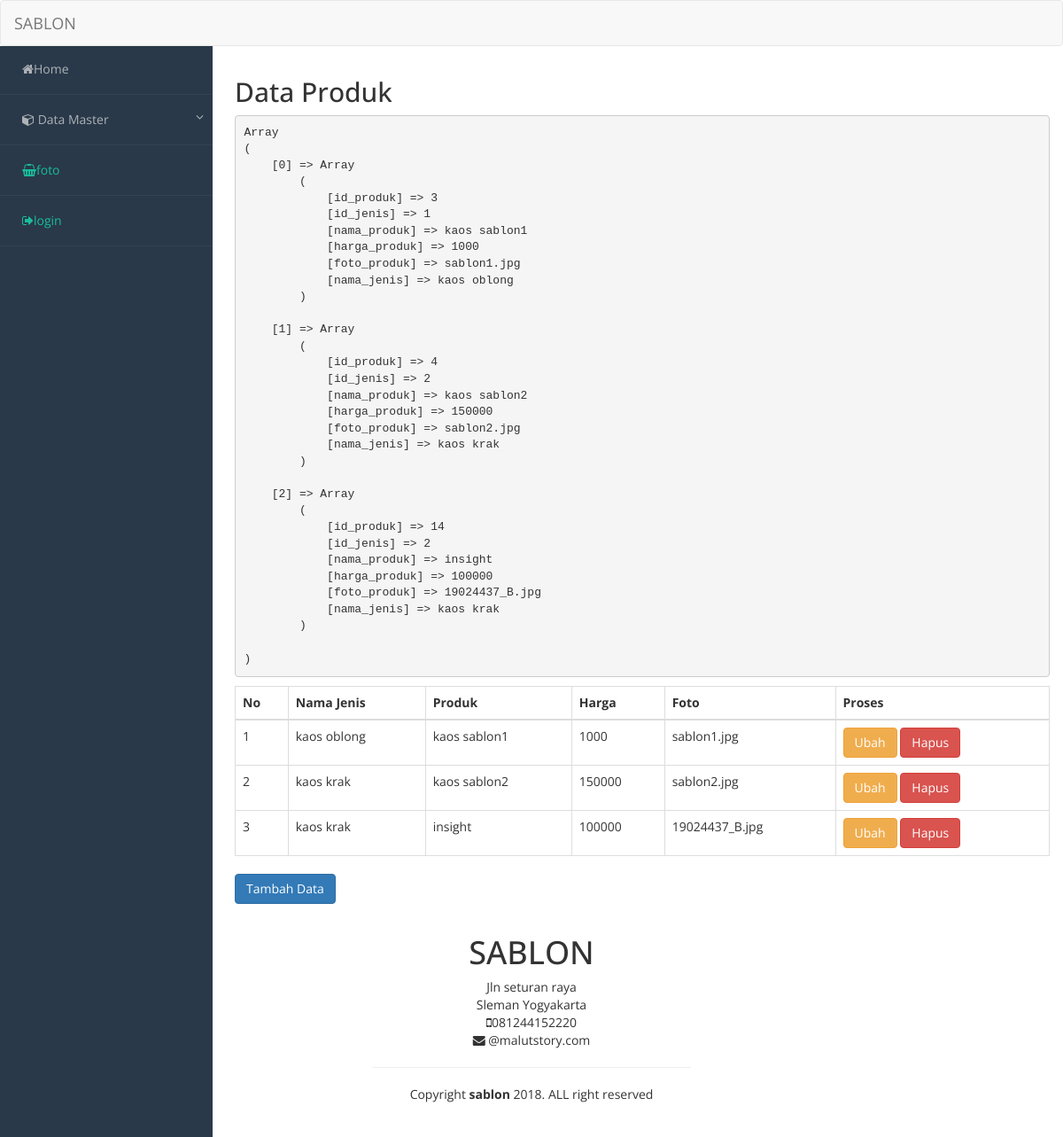
Page /webtcc-sablon_IT/sablon_IT/admin/index.php?halaman=produk on the committed database.
### tables this page shows
CREATE TABLE `produk` (
  `id_produk` int(5) NOT NULL,
  `id_jenis` int(5) NOT NULL,
  `nama_produk` varchar(50) NOT NULL,
  `harga_produk` int(11) NOT NULL,
  `foto_produk` varchar(200) NOT NULL
);

CREATE TABLE `jenis` (
  `id_jenis` int(5) NOT NULL,
  `nama_jenis` varchar(50) NOT NULL
);

### webtcc-sablon_IT/sablon_IT/config/koneksi.php (called while the page is built, shortened)
<?php
$mysqli = new  mysqli("127.0.0.1","root","","kaos_sablonit");
class produk
{
	public $koneksi;
	function __construct($mysqli)
	{
		$this->koneksi = $mysqli;
	}
	function tampil_produk()
	{
		$ambil = $this->koneksi->query("SELECT * FROM produk JOIN jenis ON produk.id_jenis=jenis.id_jenis");
		while($pecah = $ambil->fetch_assoc())
		{
			$semuadata[] = $pecah;
		}
		return $semuadata;
	}
}
$produk = new produk($mysqli);
 ?>

### webtcc-sablon_IT/sablon_IT/admin/produk/tampilproduk.php (the view)
<h2>Data Produk</h2>
<?php
$semuaproduk = $produk->tampil_produk();
echo "<pre>";
print_r($semuaproduk);
echo "</pre>";
 ?>
 <table class="table table-bordered">
 	<thead>
 		<tr>
 			<th>No</th>
 			<th>Nama Jenis</th>
 			<th>Produk</th>
 			<th>Harga</th>
 			<th>Foto</th>
 			<th>Proses</th>
 		</tr>
 	</thead>
 	<tbody>
 		<?php foreach ($semuaproduk as $key => $value): ?>
 		<tr>
 			<td><?php echo $key+1; ?></td>
 			<td><?php echo $value["nama_jenis"]; ?></td>
 			<td><?php echo $value["nama_produk"]; ?></td>
 			<td><?php echo $value["harga_produk"]; ?></td>
 			<td><?php echo $value["foto_produk"]; ?></td>
 			<td>
 				<a href="index.php?halaman=ubahproduk&id=<?php echo $value['id_produk'] ;?>" class="btn btn-warning">Ubah</a>
 				<a href="index.php?halaman=hapusproduk&id=<?php echo $value['id_produk']; ?>" class="btn btn-danger">Hapus</a>
 			</td>
 		</tr>
 	<?php endforeach ?>
 	</tbody>
 </table>
 <a href="index.php?halaman=tambahproduk" class="btn btn-primary">Tambah Data</a>

### webtcc-sablon_IT/sablon_IT/admin/index.php (shortened to what this page needs)
<?php
include '../config/koneksi.php';
 ?>
<!DOCTYPE html>
<html>
<head>
	<link rel="stylesheet" type="text/css" href="bootstrap/css/bootstrap.css">
	<link rel="stylesheet" type="text/css" href="font-awesome/css/font-awesome.min.css">
	<link rel="stylesheet" type="text/css" href="dist/admin/admin.css">
</head>
<body>
	<div class="wrapper">
		<nav class="navbar navbar-default">
		<div class="navbar-header">
			<a class="navbar-brand" href="#">SABLON</a>
		</div>
	</nav>
	<aside class="sidebar sidebar-collapse">
		<div class="menu">
			<ul class="menu-content">
				<li>
					<a href="index.php"><i class="fa fa-home"></i><span>Home</span></a>
				</li>
				<li>
					<a href="#"> <i class="fa fa-cube"></i> <span>Data Master</span><i class="fa fa-angle-down pull-right"></i></a>
				</li>
				<li>
					<a href=""> <i class="fa fa-shopping-basket"></i><span>foto</span></a>
				</li>
					<li>
						<a href=""> <i class="fa fa-sign-out"></i><span>login</span></a>
					</li>
			</ul>
		</div>
	</aside>
	<section class="content">
		<div class="inner">
			<?php
			if(!isset($_GET['halaman']))
			{
				include 'home.php';
			}
			else
			{
				if($_GET['halaman']=="produk")
				{
					include'produk/tampilproduk.php';
				}
				elseif($_GET['halaman']=="tambahpelanggan")
				{
					include'pelanggan/tambahpelanggan.php';
				}
				elseif($_GET['halaman']=="tambahproduk")
				{
					include'produk/tambahproduk.php';
				}
				elseif($_GET['halaman']=="hapusproduk")
				{
					include'produk/hapusproduk.php';
				}
				elseif($_GET['halaman']=="ubahproduk")
				{
					include'produk/ubahproduk.php';
				}
			}
		?>
		</div>
	</section>
</div>
<footer class="footer">
		<div class="container">
			<div class="row">
				<div class="col-md-4 col-md-offset-4 text-center" >
					<h1>SABLON</h1>
					<p>Jln seturan raya <br> Sleman Yogyakarta <br>
						<i class="fa fa-mobile"></i>081244152220 <br><i class="fa fa-envelope"></i> @malutstory.com
					</p>
					<hr class="small">
					<p>Copyright <strong>sablon</strong> 2018. ALL right reserved </p>
				</div>
			</div>
		</div>
	</footer>
</body>
</html>

### rows in the picture
produk: id_jenis.nama_jenis "kaos oblong", nama_produk "kaos sablon1", harga_produk "1000", foto_produk "sablon1.jpg"
produk: id_jenis.nama_jenis "kaos krak", nama_produk "kaos sablon2", harga_produk "150000", foto_produk "sablon2.jpg"
produk: id_jenis.nama_jenis "kaos krak", nama_produk "insight", harga_produk "100000", foto_produk "19024437_B.jpg"
